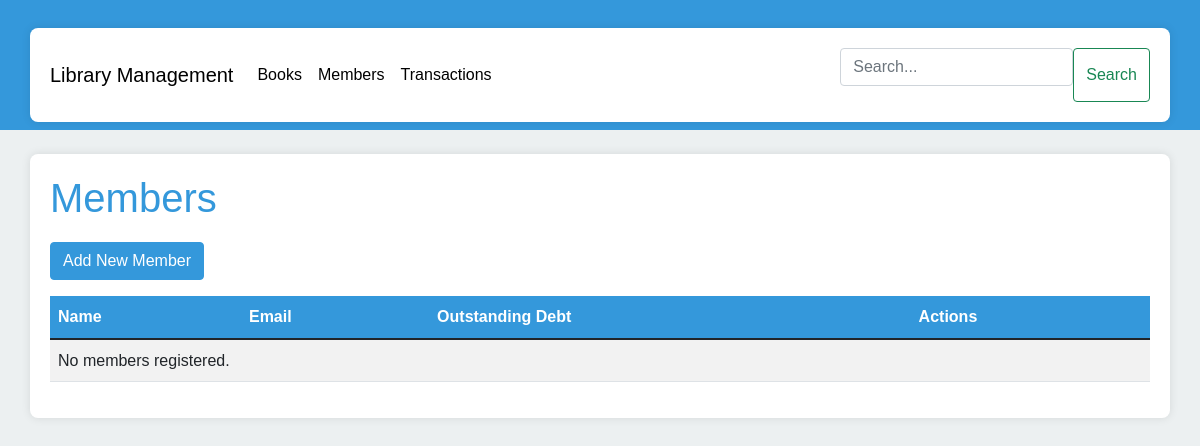
Before: /members/ with the older database file.
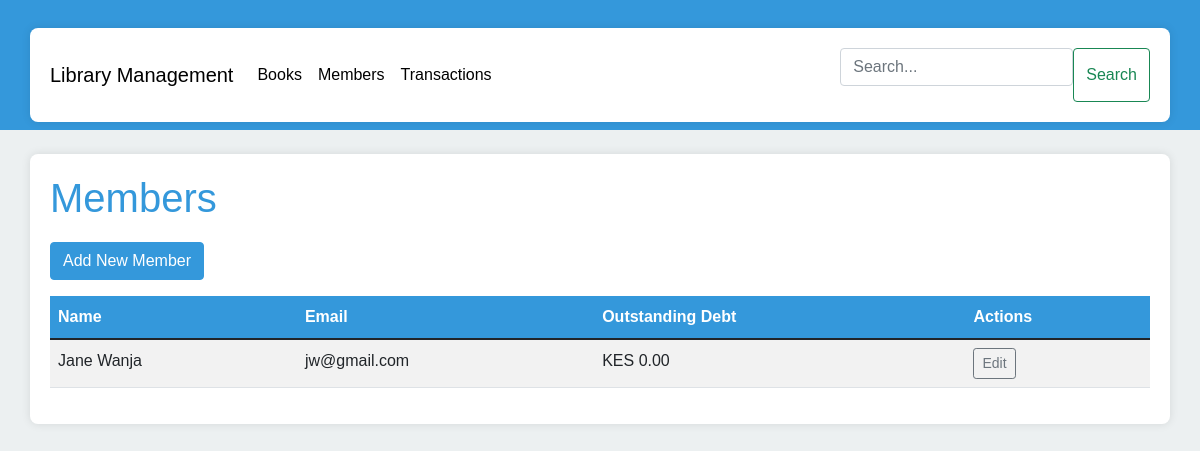
After: the same page with the newer database file.
### library/models.py (models this page shows, shortened)
class Member(models.Model):
    name = models.CharField(max_length=100)
    email = models.EmailField(unique=True)
    phone_number = models.CharField(max_length=20)
    membership_date = models.DateTimeField(default=timezone.now)
    outstanding_debt = models.DecimalField(max_digits=6, decimal_places=2, default=0)

### library/views.py (the view)
# urls.py: path('members/', views.member_list, name='member_list'),
def member_list(request):
    members = Member.objects.all()
    return render(request, 'member_list.html', {'members': members})

### library/templates/member_list.html (shortened to what this page needs)
{% extends 'base.html' %}
{% block content %}
<h1>Members</h1>
<a href="{% url 'member_add' %}" class="btn btn-primary mb-3">Add New Member</a>
<table class="table table-striped">
    <thead>
        <tr>
            <th>Name</th>
            <th>Email</th>
            <th>Outstanding Debt</th>
            <th>Actions</th>
        </tr>
    </thead>
    <tbody>
        {% for member in members %}
        <tr>
            <td>{{ member.name }}</td>
            <td>{{ member.email }}</td>
            <td>KES {{ member.outstanding_debt }}</td>
            <td>
                <a href="{% url 'member_edit' member.id %}" class="btn btn-sm btn-outline-secondary">Edit</a>
            </td>
        </tr>
        {% empty %}
        <tr>
            <td colspan="4">No members registered.</td>
        </tr>
        {% endfor %}
    </tbody>
</table>
{% endblock %}

Changed rows visible on the page:
added Member: name "Jane Wanja", email "jw@gmail.com", outstanding_debt "0.00"
Other visible differences:
text no longer shown: "No members registered."
